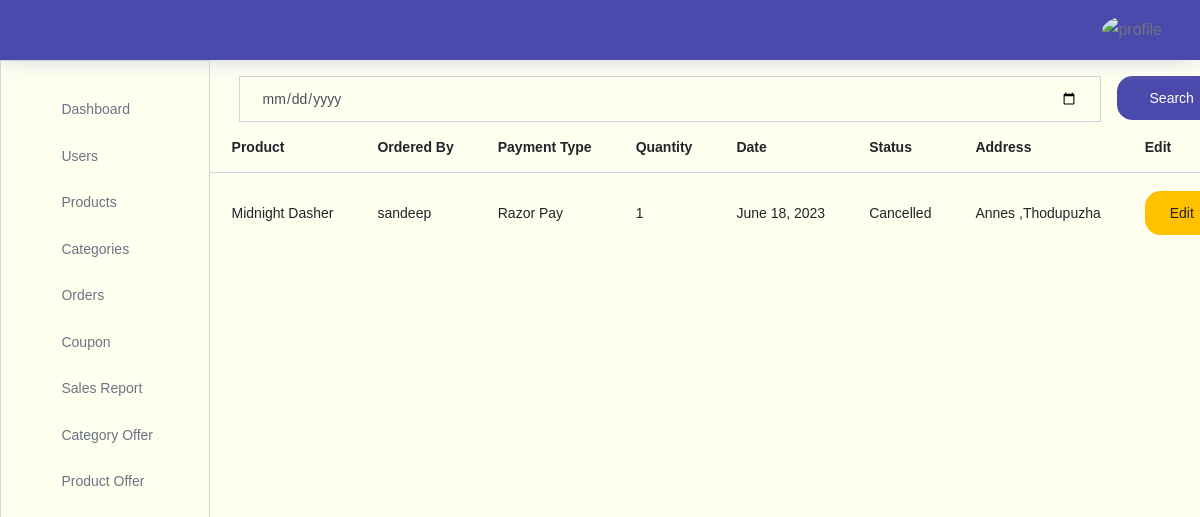
Before: /storeadmin/orders/ with the older database file.
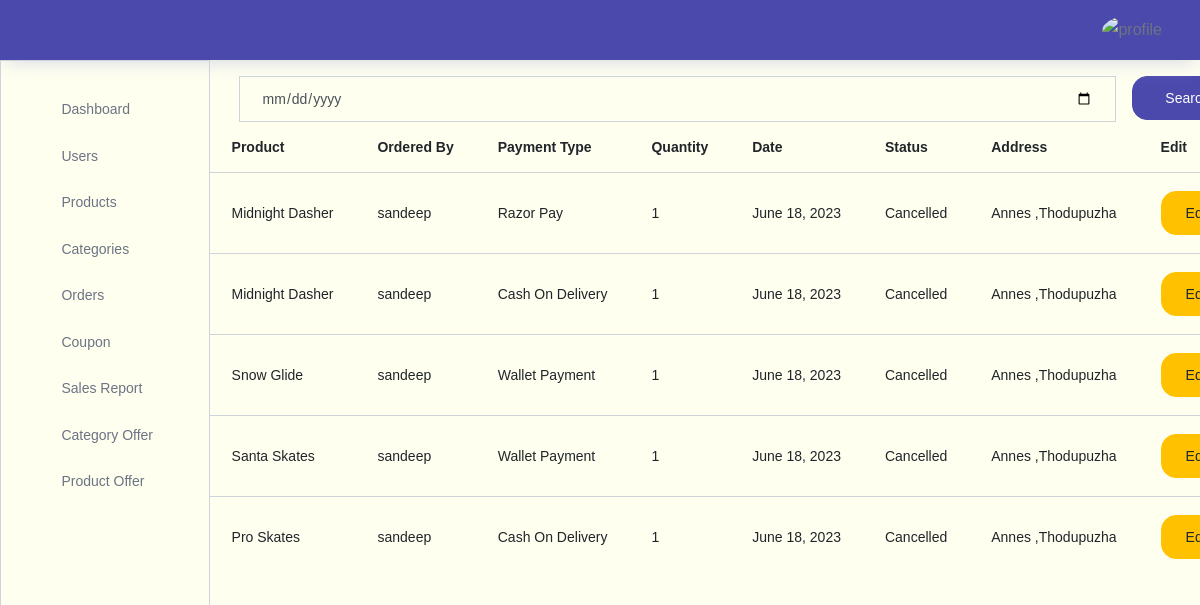
After: the same page with the newer database file.
### store/models.py (models this page shows)
class Orders(models.Model):
    user=models.ForeignKey(Customers,on_delete=models.CASCADE)
    product=models.ForeignKey(Products,on_delete=models.CASCADE)
    address=models.ForeignKey(Address,on_delete=models.CASCADE)
    orderdate=models.DateField(auto_now_add=True)
    orderstatus=models.CharField(max_length=200,default="pending")
    ordertype=models.CharField(max_length=200)
    quantity=models.PositiveIntegerField()
    finalprice=models.DecimalField(max_digits=10, decimal_places=2)

class Products(models.Model):
    name=models.CharField(max_length=200,unique=True)
    price = models.DecimalField(max_digits=10, decimal_places=2)
    quantity=models.PositiveIntegerField()
    category=models.ForeignKey(Category,on_delete=models.CASCADE)
    description=models.TextField(blank=True)
    image1=models.ImageField(upload_to='store/products/', blank=True)
    image2=models.ImageField(upload_to='store/products/', blank=True)
    image3=models.ImageField(upload_to='store/products/', blank=True)
    image4=models.ImageField(upload_to='store/products/', blank=True)

class Customers(models.Model):
    username=models.CharField(max_length=200,unique=True)
    name=models.CharField(max_length=200)
    email=models.CharField(max_length=200)
    phonenumber=models.IntegerField(max_length=200)
    password=models.CharField(max_length=200)
    repassword=models.CharField(max_length=200)
    isblocked=models.BooleanField(default=False)

class Address(models.Model):
    customer=models.ForeignKey(Customers,on_delete=models.CASCADE)
    country=models.CharField(max_length=200)
    state=models.CharField(max_length=200)
    district=models.CharField(max_length=200)
    locality=models.CharField(max_length=200)
    house=models.CharField(max_length=200)
    pincode=models.PositiveIntegerField()

### storeadmin/views.py (the view)
# urls.py: path("orders/",views.orders,name="admin_orders"),
def orders(request):
    orderobjs=Orders.objects.all()
    if request.method=="POST":
        entereddate=request.POST["searchitem"]
        orderobjs=Orders.objects.filter(orderdate__icontains=entereddate)
    return render(request,"storeadmin/orders/orders.html",{"orderobjs":orderobjs})

### storeadmin/templates/storeadmin/orders/orders.html (shortened to what this page needs)
{% extends 'storeadmin/index.html' %}
{% block content %}
<div class="container">
  <div class="container">
    <form action="" method="POST">{% csrf_token %}
      <div class="input-group">
        <input style="background-color:#FFFFF0
        ;" type="date" name="searchitem" class="form-control mt-3" id="navbar-search-input" placeholder="Enter a date" aria-label="search" aria-describedby="search">
        <div>
          <button  type="submit" class="btn btn-primary btn-block mt-3 ml-3">Search</button>
        </div>
      </div>
    </form>
  </div>
  <div class="row">
    <table class="table table-hover">
      <thead>
        <tr>
          <th>Product</th>
          <th>Ordered By</th>
          <th>Payment Type</th>
          <th>Quantity</th>
          <th>Date</th>
          <th>Status</th>
          <th>Address</th>
          <th>Edit</th>
        </tr>
      </thead>
      <tbody>
        {% for item in orderobjs %}
        <tr>
          <td>{{ item.product.name }}</td>
          <td>{{ item.user.name }}</td>
          <td>{{ item.ordertype }}</td>
          <td>{{ item.quantity }}</td>
          <td>{{ item.orderdate }}</td>
          <td>{{ item.orderstatus }}</td>
          <td>{{ item.address.house }} ,{{ item.address.locality }}</td>
          <td><a href={% url 'admin_editorderstatus' item.id %}><button class="btn edit-btn btn-warning">Edit</button></a></td>
        </tr>
        {% endfor %}
      </tbody>
    </table>
  </div>
</div>
{% endblock content %}

### storeadmin/templates/storeadmin/index.html (shortened to what this page needs)
<!DOCTYPE html>
{% load static %}
<html lang="en">
<head>
  <link rel="stylesheet" href="{% static 'storeadmin/vendors/feather/feather.css' %}">
  <link rel="stylesheet" href="{% static 'storeadmin/vendors/ti-icons/css/themify-icons.css' %}" >
  <link rel="stylesheet" href="{% static 'storeadmin/vendors/css/vendor.bundle.base.css' %}"   "">
  <link rel="stylesheet" href="{% static 'storeadmin/vendors/datatables.net-bs4/dataTables.bootstrap4.css' %}"  >
  <link rel="stylesheet" href="{% static 'storeadmin/vendors/ti-icons/css/themify-icons.css' %}"    >
  <link rel="stylesheet" type="text/css" href="{% static 'storeadmin/js/select.dataTables.min.css' %}"  >
  <link rel="stylesheet" href="{% static 'storeadmin/css/admin_customstyle/custom.css' %}">
  <link rel="stylesheet" href="{% static 'storeadmin/css/vertical-layout-light/style.css' %}"  >
</head>
<body style="background-color:#FFFFF0
;">
  <div class="container-scroller">
    <nav class="navbar col-lg-12 col-12 p-0 fixed-top d-flex flex-row">
      <div class="text-center navbar-brand-wrapper d-flex align-items-center justify-content-center bg-primary">
      </div>
      <div class="navbar-menu-wrapper d-flex align-items-center justify-content-end bg-primary">
        <button class="navbar-toggler navbar-toggler align-self-center" type="button" data-toggle="minimize">
          <span class="icon-menu"></span>
        </button>
        <ul class="navbar-nav navbar-nav-right">
          <li class="nav-item nav-profile dropdown">
            <a class="nav-link dropdown-toggle" href="#" data-toggle="dropdown" id="profileDropdown">
              <img style="width:25px;height:25px" src="{% static 'storeadmin/images/adminimagenew.png' %}" alt="profile"/>
            </a>
          </li>
        </ul>
      </div>
    </nav>
    <div class="container-fluid page-body-wrapper">
      <nav style="background-color:#FFFFF0
      ;" class="sidebar sidebar-offcanvas border" id="sidebar">
        <ul class="nav">
          <li class="nav-item">
            <a class="nav-link" href={% url 'admin_index' %}>
              <i class="icon-grid menu-icon"></i>
              <span class="menu-title">Dashboard</span>
          </li>
          <li class="nav-item">
            <a class="nav-link"  href={% url 'admin_users' %} aria-expanded="false" aria-controls="ui-basic">
              <i class="icon-layout menu-icon"></i>
              <span class="menu-title"> Users</span>
              <i class="menu-arrow"></i>
            </a>
          </li>
          <li class="nav-item">
            <a class="nav-link"  href={% url 'admin_products' %} aria-expanded="false" aria-controls="form-elements">
              <i class="icon-columns menu-icon"></i>
              <span class="menu-title">Products</span>
              <i class="menu-arrow"></i>
            </a>
          </li>
          <li class="nav-item">
            <a class="nav-link"  href={% url 'admin_categories' %} aria-expanded="false" aria-controls="charts">
              <i class="icon-bar-graph menu-icon"></i>
              <span class="menu-title">Categories</span>
              <i class="menu-arrow"></i>
            </a>
          </li>
          <li class="nav-item">
            <a class="nav-link"  href={% url 'admin_orders' %} aria-expanded="false" aria-controls="charts">
              <i class="icon-bar-graph menu-icon"></i>
              <span class="menu-title">Orders</span>
              <i class="menu-arrow"></i>
            </a>
          </li>
          <li class="nav-item">
            <a class="nav-link"  href={% url 'coupon' %} aria-expanded="false" aria-controls="charts">
              <i class="icon-bar-graph menu-icon"></i>
              <span class="menu-title">Coupon</span>
              <i class="menu-arrow"></i>
            </a>
          </li>
          <li class="nav-item">
            <a class="nav-link"  href={% url 'salesreport' %} aria-expanded="false" aria-controls="charts">
              <i class="icon-bar-graph menu-icon"></i>
              <span class="menu-title">Sales Report</span>
              <i class="menu-arrow"></i>
            </a>
          </li>
          <li class="nav-item">
            <a class="nav-link"  href={% url 'categoryoffer' %} aria-expanded="false" aria-controls="charts">
              <i class="icon-bar-graph menu-icon"></i>
              <span class="menu-title">Category Offer</span>
              <i class="menu-arrow"></i>
            </a>
          </li>
          <li class="nav-item">
            <a class="nav-link"  href={% url 'productoffer' %} aria-expanded="false" aria-controls="charts">
              <i class="icon-bar-graph menu-icon"></i>
              <span class="menu-title">Product Offer</span>
              <i class="menu-arrow"></i>
            </a>
          </li>
        </ul>
      </nav>
      {% block content %}{% endblock content %}
    </div>
  </div>
</body>
</html>

Changed rows visible on the page:
added Orders: product.name "Midnight Dasher", user.name "sandeep", ordertype "Cash On Delivery", quantity "1", orderdate "June 18, 2023", orderstatus "Cancelled", address.house "Annes", address.locality "Thodupuzha"
added Orders: product.name "Snow Glide", user.name "sandeep", ordertype "Wallet Payment", quantity "1", orderdate "June 18, 2023", orderstatus "Cancelled", address.house "Annes", address.locality "Thodupuzha"
added Orders: product.name "Santa Skates", user.name "sandeep", ordertype "Wallet Payment", quantity "1", orderdate "June 18, 2023", orderstatus "Cancelled", address.house "Annes", address.locality "Thodupuzha"
added Orders: product.name "Pro Skates", user.name "sandeep", ordertype "Cash On Delivery", quantity "1", orderdate "June 18, 2023", orderstatus "Cancelled", address.house "Annes", address.locality "Thodupuzha"
